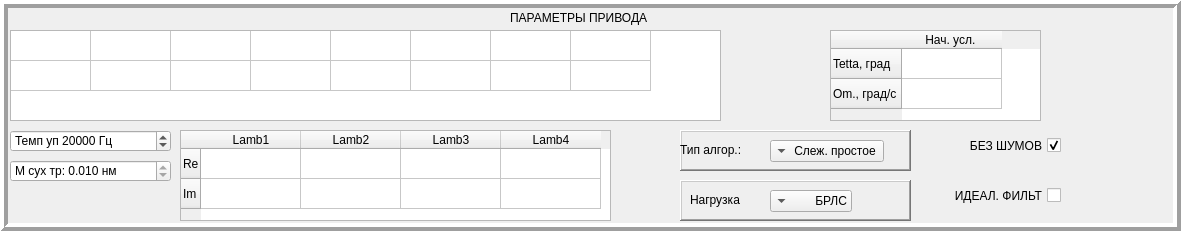
    <widget class="QFrame" name="frame_5">
     <property name="geometry">
      <rect>
       <x>10</x>
       <y>10</y>
       <width>1181</width>
       <height>231</height>
      </rect>
     </property>
     <property name="layoutDirection">
      <enum>Qt::RightToLeft</enum>
     </property>
     <property name="frameShape">
      <enum>QFrame::Box</enum>
     </property>
     <property name="frameShadow">
      <enum>QFrame::Raised</enum>
     </property>
     <property name="lineWidth">
      <number>4</number>
     </property>
     <widget class="QTableWidget" name="tableWidget">
      <property name="geometry">
       <rect>
        <x>10</x>
        <y>30</y>
        <width>711</width>
        <height>91</height>
       </rect>
      </property>
      <property name="baseSize">
       <size>
        <width>0</width>
        <height>0</height>
       </size>
      </property>
      <property name="layoutDirection">
       <enum>Qt::LeftToRight</enum>
      </property>
      <property name="frameShape">
       <enum>QFrame::StyledPanel</enum>
      </property>
      <property name="lineWidth">
       <number>2</number>
      </property>
      <property name="midLineWidth">
       <number>2</number>
      </property>
      <property name="horizontalScrollBarPolicy">
       <enum>Qt::ScrollBarAlwaysOff</enum>
      </property>
      <property name="sizeAdjustPolicy">
       <enum>QAbstractScrollArea::AdjustIgnored</enum>
      </property>
      <property name="autoScroll">
       <bool>false</bool>
      </property>
      <property name="iconSize">
       <size>
        <width>15</width>
        <height>30</height>
       </size>
      </property>
      <property name="sortingEnabled">
       <bool>false</bool>
      </property>
      <property name="rowCount">
       <number>2</number>
      </property>
      <property name="columnCount">
       <number>8</number>
      </property>
      <attribute name="horizontalHeaderVisible">
       <bool>false</bool>
      </attribute>
      <attribute name="horizontalHeaderCascadingSectionResizes">
       <bool>false</bool>
      </attribute>
      <attribute name="horizontalHeaderDefaultSectionSize">
       <number>80</number>
      </attribute>
      <attribute name="horizontalHeaderHighlightSections">
       <bool>false</bool>
      </attribute>
      <attribute name="horizontalHeaderMinimumSectionSize">
       <number>47</number>
      </attribute>
      <attribute name="horizontalHeaderShowSortIndicator" stdset="0">
       <bool>false</bool>
      </attribute>
      <attribute name="horizontalHeaderStretchLastSection">
       <bool>false</bool>
      </attribute>
      <attribute name="verticalHeaderVisible">
       <bool>false</bool>
      </attribute>
      <attribute name="verticalHeaderCascadingSectionResizes">
       <bool>false</bool>
      </attribute>
      <attribute name="verticalHeaderDefaultSectionSize">
       <number>30</number>
      </attribute>
      <attribute name="verticalHeaderHighlightSections">
       <bool>false</bool>
      </attribute>
      <attribute name="verticalHeaderMinimumSectionSize">
       <number>30</number>
      </attribute>
      <attribute name="verticalHeaderShowSortIndicator" stdset="0">
       <bool>false</bool>
      </attribute>
      <attribute name="verticalHeaderStretchLastSection">
       <bool>false</bool>
      </attribute>
      <row>
       <property name="text">
        <string>Модель</string>
       </property>
      </row>
      <row>
       <property name="text">
        <string>Реализ</string>
       </property>
      </row>
      <column>
       <property name="text">
        <string>L, мГ</string>
       </property>
      </column>
      <column>
       <property name="text">
        <string>R, Ом</string>
       </property>
      </column>
      <column>
       <property name="text">
        <string>Psi_f</string>
       </property>
      </column>
      <column>
       <property name="text">
        <string>Jrot</string>
       </property>
      </column>
      <column>
       <property name="text">
        <string>Mresid</string>
       </property>
      </column>
      <column>
       <property name="text">
        <string>Jload</string>
       </property>
      </column>
      <column>
       <property name="text">
        <string>C_om</string>
       </property>
      </column>
      <column>
       <property name="text">
        <string>OmStat</string>
       </property>
      </column>
     </widget>
     <widget class="QLabel" name="label_7">
      <property name="geometry">
       <rect>
        <x>510</x>
        <y>10</y>
        <width>211</width>
        <height>16</height>
       </rect>
      </property>
      <property name="text">
       <string>ПАРАМЕТРЫ ПРИВОДА</string>
      </property>
     </widget>
     <widget class="QTableWidget" name="tableWidget_2">
      <property name="enabled">
       <bool>true</bool>
      </property>
      <property name="geometry">
       <rect>
        <x>180</x>
        <y>130</y>
        <width>431</width>
        <height>91</height>
       </rect>
      </property>
      <property name="layoutDirection">
       <enum>Qt::LeftToRight</enum>
      </property>
      <property name="horizontalScrollBarPolicy">
       <enum>Qt::ScrollBarAlwaysOff</enum>
      </property>
      <property name="rowCount">
       <number>2</number>
      </property>
      <property name="columnCount">
       <number>4</number>
      </property>
      <attribute name="verticalHeaderDefaultSectionSize">
       <number>30</number>
      </attribute>
      <row>
       <property name="text">
        <string>Re</string>
       </property>
      </row>
      <row>
       <property name="text">
        <string>Im</string>
       </property>
      </row>
      <column>
       <property name="text">
        <string>Lamb1</string>
       </property>
      </column>
      <column>
       <property name="text">
        <string>Lamb2</string>
       </property>
      </column>
      <column>
       <property name="text">
        <string>Lamb3</string>
       </property>
      </column>
      <column>
       <property name="text">
        <string>Lamb4</string>
       </property>
      </column>
     </widget>
     <widget class="QTableWidget" name="tableWidget_3">
      <property name="geometry">
       <rect>
        <x>830</x>
        <y>30</y>
        <width>211</width>
        <height>91</height>
       </rect>
      </property>
      <property name="layoutDirection">
       <enum>Qt::LeftToRight</enum>
      </property>
      <property name="verticalScrollBarPolicy">
       <enum>Qt::ScrollBarAlwaysOff</enum>
      </property>
      <property name="horizontalScrollBarPolicy">
       <enum>Qt::ScrollBarAlwaysOff</enum>
      </property>
      <property name="autoScrollMargin">
       <number>16</number>
      </property>
      <property name="rowCount">
       <number>2</number>
      </property>
      <property name="columnCount">
       <number>1</number>
      </property>
      <attribute name="horizontalHeaderDefaultSectionSize">
       <number>100</number>
      </attribute>
      <attribute name="horizontalHeaderMinimumSectionSize">
       <number>30</number>
      </attribute>
      <attribute name="verticalHeaderDefaultSectionSize">
       <number>30</number>
      </attribute>
      <attribute name="verticalHeaderMinimumSectionSize">
       <number>30</number>
      </attribute>
      <row>
       <property name="text">
        <string>Tetta, град</string>
       </property>
      </row>
      <row>
       <property name="text">
        <string>Om., град/с</string>
       </property>
      </row>
      <column>
       <property name="text">
        <string>Нач. усл. </string>
       </property>
      </column>
     </widget>
     <widget class="QCheckBox" name="checkBox">
      <property name="geometry">
       <rect>
        <x>930</x>
        <y>130</y>
        <width>131</width>
        <height>31</height>
       </rect>
      </property>
      <property name="text">
       <string>БЕЗ ШУМОВ</string>
      </property>
      <property name="checkable">
       <bool>true</bool>
      </property>
      <property name="checked">
       <bool>true</bool>
      </property>
     </widget>
     <widget class="QDoubleSpinBox" name="doubleSpinBox_27">
      <property name="geometry">
       <rect>
        <x>10</x>
        <y>130</y>
        <width>161</width>
        <height>22</height>
       </rect>
      </property>
      <property name="layoutDirection">
       <enum>Qt::LeftToRight</enum>
      </property>
      <property name="prefix">
       <string>Темп уп </string>
      </property>
      <property name="suffix">
       <string> Гц</string>
      </property>
      <property name="decimals">
       <number>0</number>
      </property>
      <property name="minimum">
       <double>0.000000000000000</double>
      </property>
      <property name="maximum">
       <double>100000000.000000000000000</double>
      </property>
      <property name="singleStep">
       <double>0.100000000000000</double>
      </property>
      <property name="value">
       <double>20000.000000000000000</double>
      </property>
     </widget>
     <widget class="QDoubleSpinBox" name="doubleSpinBox_28">
      <property name="geometry">
       <rect>
        <x>10</x>
        <y>160</y>
        <width>161</width>
        <height>22</height>
       </rect>
      </property>
      <property name="layoutDirection">
       <enum>Qt::LeftToRight</enum>
      </property>
      <property name="readOnly">
       <bool>true</bool>
      </property>
      <property name="prefix">
       <string>М сух тр: </string>
      </property>
      <property name="suffix">
       <string> нм</string>
      </property>
      <property name="decimals">
       <number>3</number>
      </property>
      <property name="minimum">
       <double>-1000.000000000000000</double>
      </property>
      <property name="maximum">
       <double>1000.000000000000000</double>
      </property>
      <property name="singleStep">
       <double>0.010000000000000</double>
      </property>
      <property name="value">
       <double>0.010000000000000</double>
      </property>
     </widget>
     <widget class="QFrame" name="frame_13">
      <property name="geometry">
       <rect>
        <x>680</x>
        <y>130</y>
        <width>231</width>
        <height>41</height>
       </rect>
      </property>
      <property name="frameShape">
       <enum>QFrame::WinPanel</enum>
      </property>
      <property name="frameShadow">
       <enum>QFrame::Raised</enum>
      </property>
      <widget class="QComboBox" name="comboBox">
       <property name="geometry">
        <rect>
         <x>90</x>
         <y>10</y>
         <width>136</width>
         <height>25</height>
        </rect>
       </property>
       <property name="toolTipDuration">
        <number>-1</number>
       </property>
       <property name="currentText">
        <string>Слеж. простое </string>
       </property>
       <property name="currentIndex">
        <number>1</number>
       </property>
       <property name="sizeAdjustPolicy">
        <enum>QComboBox::AdjustToContents</enum>
       </property>
       <property name="modelColumn">
        <number>0</number>
       </property>
       <item>
        <property name="text">
         <string>Слеж. + адапт</string>
        </property>
       </item>
       <item>
        <property name="text">
         <string>Слеж. простое </string>
        </property>
       </item>
      </widget>
      <widget class="QLabel" name="label_53">
       <property name="geometry">
        <rect>
         <x>0</x>
         <y>10</y>
         <width>91</width>
         <height>20</height>
        </rect>
       </property>
       <property name="text">
        <string>Тип алгор.:</string>
       </property>
      </widget>
     </widget>
     <widget class="QFrame" name="frame_6">
      <property name="geometry">
       <rect>
        <x>680</x>
        <y>180</y>
        <width>231</width>
        <height>41</height>
       </rect>
      </property>
      <property name="frameShape">
       <enum>QFrame::WinPanel</enum>
      </property>
      <property name="frameShadow">
       <enum>QFrame::Raised</enum>
      </property>
      <widget class="QLabel" name="label_58">
       <property name="geometry">
        <rect>
         <x>10</x>
         <y>10</y>
         <width>71</width>
         <height>20</height>
        </rect>
       </property>
       <property name="text">
        <string>Нагрузка</string>
       </property>
      </widget>
      <widget class="QComboBox" name="comboBox_3">
       <property name="geometry">
        <rect>
         <x>90</x>
         <y>10</y>
         <width>92</width>
         <height>25</height>
        </rect>
       </property>
       <property name="toolTipDuration">
        <number>-1</number>
       </property>
       <property name="currentText">
        <string>БРЛС</string>
       </property>
       <property name="currentIndex">
        <number>1</number>
       </property>
       <property name="sizeAdjustPolicy">
        <enum>QComboBox::AdjustToContents</enum>
       </property>
       <property name="modelColumn">
        <number>0</number>
       </property>
       <item>
        <property name="text">
         <string>Тестовая</string>
        </property>
       </item>
       <item>
        <property name="text">
         <string>БРЛС</string>
        </property>
       </item>
      </widget>
     </widget>
     <widget class="QCheckBox" name="checkBox_2">
      <property name="geometry">
       <rect>
        <x>920</x>
        <y>180</y>
        <width>141</width>
        <height>31</height>
       </rect>
      </property>
      <property name="text">
       <string>ИДЕАЛ. ФИЛЬТ</string>
      </property>
      <property name="checkable">
       <bool>true</bool>
      </property>
      <property name="checked">
       <bool>false</bool>
      </property>
     </widget>
    </widget>
